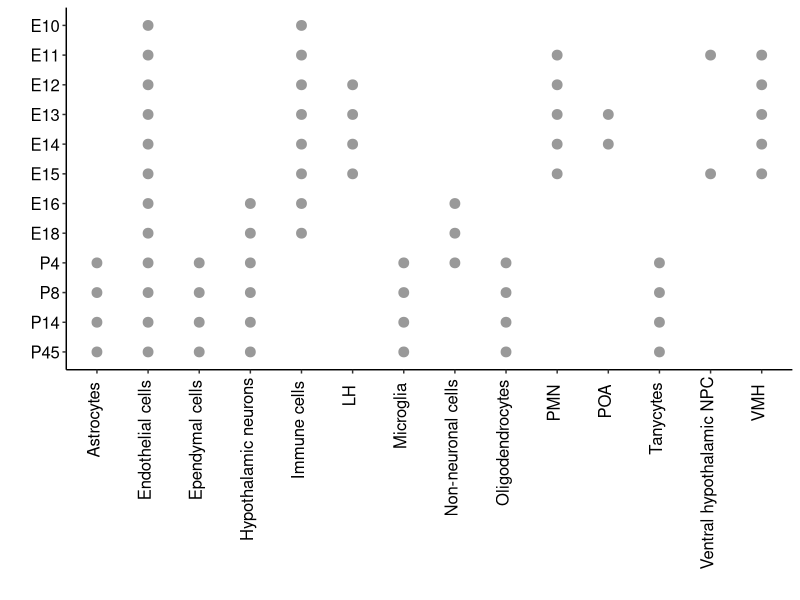

Recreate this plot in R. (Note: this script raises an error after producing the figure.)
##### plotting time point distribution in each cluster for the Kim et al 2020 and LaManno et al 2016 datasets #####
# author: Juliska E Boer
# date: 25 Nov 2020

#load packages
setwd("E:/")
library(ggplot2)

#create Kim et al 2020 dataframe
hypo_ages <- data.frame(c(rep("Astrocytes",4), rep("Endothelial cells", 12), rep("Ependymal cells", 4), rep("Hypothalamic neurons", 6), rep("Immune cells", 8),
                     rep("LH", 4), rep("Microglia", 4), rep("Non-neuronal cells", 3), rep("Oligodendrocytes", 4), rep("PMN", 5), rep("POA", 2), 
                     rep("Tanycytes", 4), rep("Ventral hypothalamic NPC", 2), rep("VMH", 5)), 
                          c("P4", "P8", "P14", "P45",
                            "E10", "E11", "E12", "E13", "E14", "E15", "E16", "E18", "P4", "P8", "P14", "P45",
                            "P4", "P8", "P14", "P45",
                            "E16", "E18", "P4", "P8", "P14", "P45",
                            "E10", "E11", "E12", "E13", "E14", "E15", "E16", "E18",
                            "E12", "E13", "E14", "E15",
                            "P4", "P8", "P14", "P45",
                            "E16", "E18", "P4",
                            "P4", "P8", "P14", "P45",
                            "E11", "E12", "E13", "E14", "E15",
                            "E13", "E14",
                            "P4", "P8", "P14", "P45",
                            "E11", "E15",
                            "E11", "E12", "E13", "E14", "E15")) 
colnames(hypo_ages) <- c("cluster", "timepoint")
positions <- c("E10", "E11", "E12", "E13", "E14", "E15", "E16", "E18", "P4", "P8", "P14", "P45")

#plot
ggplot(hypo_ages, aes(y=timepoint, x=cluster)) + geom_point(stat="identity", position="dodge", color="#999999", size=3) +
  theme(axis.text.x = element_text(angle=90, hjust=0.95,vjust=0.2, color="black", size=12),
        axis.text.y = element_text(color="black", size=12),
        axis.title = element_text(size=14),
        panel.grid.major = element_blank(), panel.grid.minor = element_blank(),
        panel.background = element_blank(), axis.line = element_line(colour = "black"),
        strip.text = element_text(face="bold", size=14),
        legend.text = element_text(size=12, color="black"),
        legend.title = element_text(size=13, color="black")) + xlab("") + ylab("") + scale_y_discrete(limits = rev(positions)) + #use rev() when E10 at top
  ggsave("figures/ExternalDatasets/DevHypo_Sampling-E10.pdf")

#create LaManno et al 2016 dataframe
lamanno_ages <- data.frame(c("DA.SNC", "DA.VTA1", "DA.VTA2", "DA.VTA3", "DA.VTA4", rep("mDA0", 5), rep("mDA1", 5), rep("mDA2", 4), rep("mEndo", 6), 
                             rep("mEpen", 3), rep("mGaba1a", 5), rep("mGaba1b", 5), rep("mGaba2", 5), rep("mMgl", 5), rep("mNbDA", 5),
                             rep("mNbL1", 3), rep("mNbL2", 4), rep("mNbM", 3), rep("mNbML1", 4), rep("mNbML2", 5),rep("mNbML3", 3),rep("mNbML4", 4),
                             rep("mNbML5", 6),rep("mProg", 6), rep("mOMTN", 6),rep("mPeric", 6),rep("mRgl1", 6),rep("mRgl2", 5),rep("mRgl3", 5),
                             rep("mRN", 5), rep("mSert", 5)), 
                        c(rep("adult", 5),
                          "E11.5", "E12.5", "E13.5", "E14.5", "E15.5",
                          "E12.5", "E13.5", "E14.5", "E15.5", "E18.5",
                          "E13.5", "E14.5", "E15.5", "E18.5",
                          "E11.5", "E12.5", "E13.5", "E14.5", "E15.5", "E18.5",
                          "E14.5", "E15.5", "E18.5",
                          "E12.5", "E13.5", "E14.5", "E15.5", "E18.5",
                          "E12.5", "E13.5", "E14.5", "E15.5", "E18.5",
                          "E12.5", "E13.5", "E14.5", "E15.5", "E18.5",
                          "E11.5", "E13.5", "E14.5", "E15.5", "E18.5",
                          "E11.5", "E12.5", "E13.5", "E14.5", "E15.5",
                          "E11.5", "E12.5", "E13.5",
                          "E11.5", "E12.5", "E13.5", "E14.5",
                          "E11.5", "E12.5", "E13.5",
                          "E11.5", "E12.5", "E13.5", "E14.5",
                          "E11.5", "E12.5", "E13.5", "E14.5", "E15.5",
                          "E11.5", "E12.5", "E13.5",
                          "E11.5", "E12.5", "E13.5", "E14.5",
                          "E11.5", "E12.5", "E13.5", "E14.5", "E15.5", "E18.5",
                          "E11.5", "E12.5", "E13.5", "E14.5", "E15.5", "E18.5",
                          "E11.5", "E12.5", "E13.5", "E14.5", "E15.5", "E18.5",
                          "E11.5", "E12.5", "E13.5", "E14.5", "E15.5", "E18.5",
                          "E11.5", "E12.5", "E13.5", "E14.5", "E15.5", "E18.5",
                          "E12.5", "E13.5", "E14.5", "E15.5", "E18.5",
                          "E12.5", "E13.5", "E14.5", "E15.5", "E18.5",
                          "E11.5", "E12.5", "E13.5", "E14.5", "E15.5",
                          "E12.5", "E13.5", "E14.5", "E15.5", "E18.5")) 
colnames(lamanno_ages) <- c("cluster", "timepoint")
positions <- c("E11.5", "E12.5", "E13.5", "E14.5", "E15.5", "E18.5", "adult")

#plot
ggplot(lamanno_ages, aes(y=timepoint, x=cluster)) + geom_point(stat="identity", position="dodge", color="#e06666", size=3) +
  theme(axis.text.x = element_text(angle=90, hjust=0.95,vjust=0.2, color="black", size=12),
        axis.text.y = element_text(color="black", size=12),
        axis.title = element_text(size=14),
        panel.grid.major = element_blank(), panel.grid.minor = element_blank(),
        panel.background = element_blank(), axis.line = element_line(colour = "black"),
        strip.text = element_text(face="bold", size=14),
        legend.text = element_text(size=12, color="black"),
        legend.title = element_text(size=13, color="black")) + xlab("") + ylab("") + scale_y_discrete(limits = positions) + #use rev() when E10 at top
  ggsave("figures/ExternalDatasets/LaManno_Sampling-adult.pdf")
